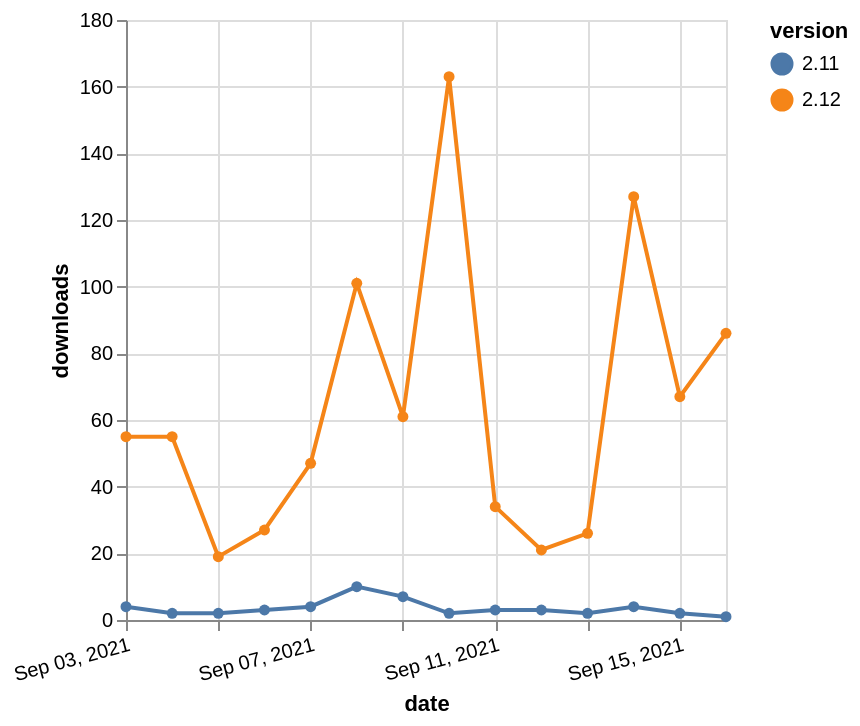

Vega-Lite specification stored for this chart:
### Vega-Lite specification from a JSON file in a GitHub repository (floating-point values rounded to 4 significant figures)
{"$schema": "https://vega.github.io/schema/vega-lite/v5.json", "description": "A simple bar chart with embedded data.", "data": {"values": [{"date": "2021-09-03", "total": 22415, "delta": 4, "version": "2.11"}, {"date": "2021-09-04", "total": 22417, "delta": 2, "version": "2.11"}, {"date": "2021-09-05", "total": 22419, "delta": 2, "version": "2.11"}, {"date": "2021-09-06", "total": 22422, "delta": 3, "version": "2.11"}, {"date": "2021-09-07", "total": 22426, "delta": 4, "version": "2.11"}, {"date": "2021-09-08", "total": 22436, "delta": 10, "version": "2.11"}, {"date": "2021-09-09", "total": 22443, "delta": 7, "version": "2.11"}, {"date": "2021-09-10", "total": 22445, "delta": 2, "version": "2.11"}, {"date": "2021-09-11", "total": 22448, "delta": 3, "version": "2.11"}, {"date": "2021-09-12", "total": 22451, "delta": 3, "version": "2.11"}, {"date": "2021-09-13", "total": 22453, "delta": 2, "version": "2.11"}, {"date": "2021-09-14", "total": 22457, "delta": 4, "version": "2.11"}, {"date": "2021-09-15", "total": 22459, "delta": 2, "version": "2.11"}, {"date": "2021-09-16", "total": 22460, "delta": 1, "version": "2.11"}, {"date": "2021-09-03", "total": 68073, "delta": 55, "version": "2.12"}, {"date": "2021-09-04", "total": 68128, "delta": 55, "version": "2.12"}, {"date": "2021-09-05", "total": 68147, "delta": 19, "version": "2.12"}, {"date": "2021-09-06", "total": 68174, "delta": 27, "version": "2.12"}, {"date": "2021-09-07", "total": 68221, "delta": 47, "version": "2.12"}, {"date": "2021-09-08", "total": 68322, "delta": 101, "version": "2.12"}, {"date": "2021-09-09", "total": 68383, "delta": 61, "version": "2.12"}, {"date": "2021-09-10", "total": 68546, "delta": 163, "version": "2.12"}, {"date": "2021-09-11", "total": 68580, "delta": 34, "version": "2.12"}, {"date": "2021-09-12", "total": 68601, "delta": 21, "version": "2.12"}, {"date": "2021-09-13", "total": 68627, "delta": 26, "version": "2.12"}, {"date": "2021-09-14", "total": 68754, "delta": 127, "version": "2.12"}, {"date": "2021-09-15", "total": 68821, "delta": 67, "version": "2.12"}, {"date": "2021-09-16", "total": 68907, "delta": 86, "version": "2.12"}]}, "width": "container", "mark": {"type": "line", "point": {"filled": true}}, "encoding": {"x": {"field": "date", "type": "temporal", "timeUnit": "yearmonthdate", "title": "date", "axis": {"labelAngle": -15}}, "y": {"field": "delta", "type": "quantitative", "title": "downloads"}, "color": {"field": "version", "type": "nominal"}, "tooltip": {"field": "delta"}}}
